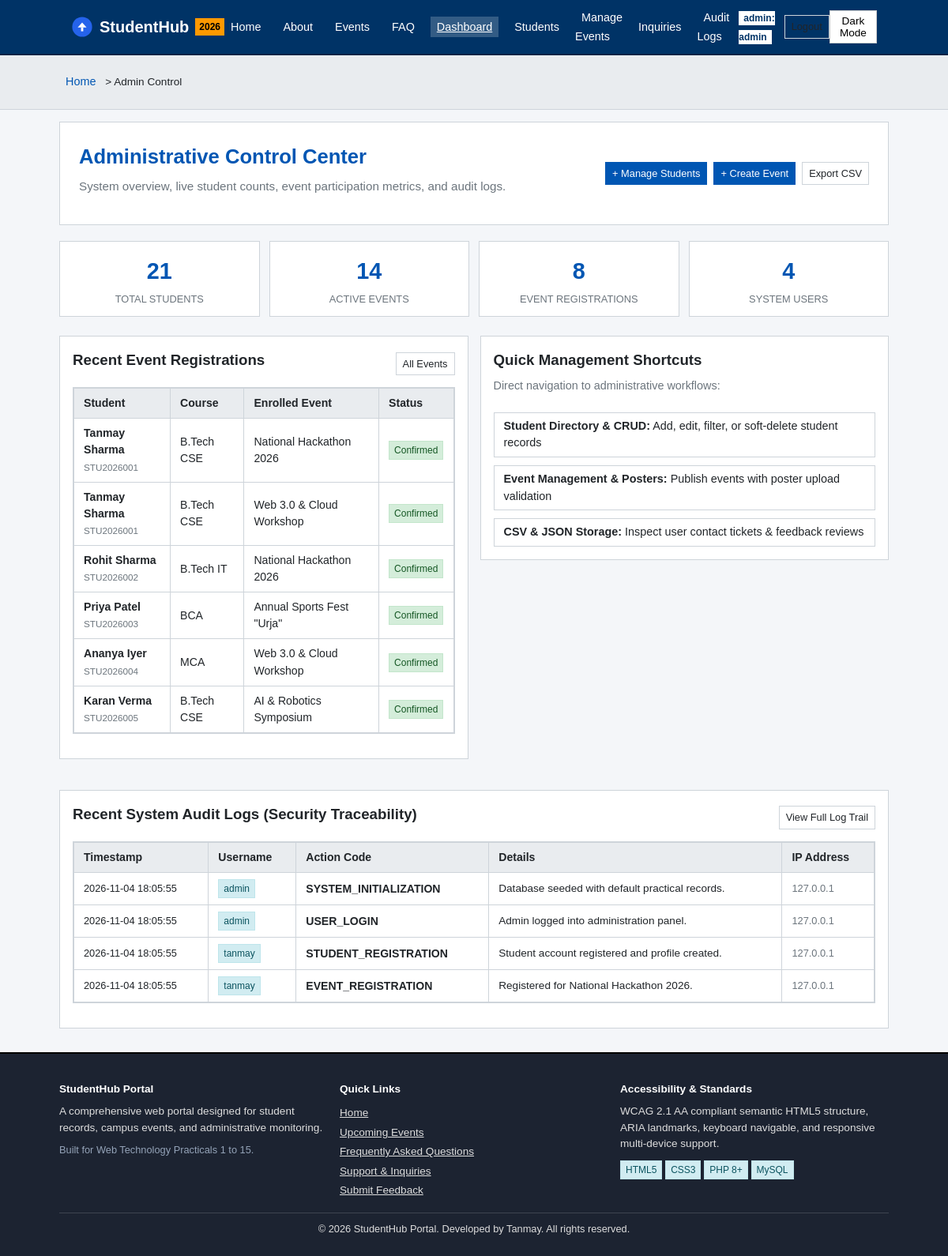
Page /admin_dashboard.php (signed in) on the committed database.
### tables this page shows
CREATE TABLE `registrations` (
  `id` INT AUTO_INCREMENT PRIMARY KEY,
  `student_id` INT NOT NULL,
  `event_id` INT NOT NULL,
  `registered_at` TIMESTAMP DEFAULT CURRENT_TIMESTAMP,
  `status` ENUM('Confirmed', 'Pending', 'Cancelled') NOT NULL DEFAULT 'Confirmed',
  UNIQUE KEY `unique_student_event` (`student_id`, `event_id`),
  CONSTRAINT `fk_reg_student` FOREIGN KEY (`student_id`) REFERENCES `students` (`id`) ON DELETE CASCADE,
  CONSTRAINT `fk_reg_event` FOREIGN KEY (`event_id`) REFERENCES `events` (`id`) ON DELETE CASCADE
);

CREATE TABLE `students` (
  `id` INT AUTO_INCREMENT PRIMARY KEY,
  `user_id` INT DEFAULT NULL,
  `student_id_code` VARCHAR(20) NOT NULL UNIQUE,
  `full_name` VARCHAR(100) NOT NULL,
  `email` VARCHAR(100) NOT NULL UNIQUE,
  `phone` VARCHAR(15) NOT NULL,
  `course` VARCHAR(50) NOT NULL,
  `year` VARCHAR(10) NOT NULL,
  `gender` ENUM('Male', 'Female', 'Other') NOT NULL,
  `status` ENUM('Active', 'Inactive') NOT NULL DEFAULT 'Active',
  `created_at` TIMESTAMP DEFAULT CURRENT_TIMESTAMP,
  CONSTRAINT `fk_students_user` FOREIGN KEY (`user_id`) REFERENCES `users` (`id`) ON DELETE SET NULL ON UPDATE CASCADE
);

CREATE TABLE `events` (
  `id` INT AUTO_INCREMENT PRIMARY KEY,
  `title` VARCHAR(150) NOT NULL,
  `category` VARCHAR(50) NOT NULL,
  `description` TEXT NOT NULL,
  `event_date` DATE NOT NULL,
  `location` VARCHAR(100) NOT NULL,
  `poster_image` VARCHAR(255) DEFAULT 'assets/images/default-event.png',
  `status` ENUM('Open', 'Closed') NOT NULL DEFAULT 'Open',
  `created_at` TIMESTAMP DEFAULT CURRENT_TIMESTAMP
);

CREATE TABLE `audit_logs` (
  `id` INT AUTO_INCREMENT PRIMARY KEY,
  `user_id` INT DEFAULT NULL,
  `username` VARCHAR(50) NOT NULL DEFAULT 'Guest',
  `action` VARCHAR(100) NOT NULL,
  `details` TEXT DEFAULT NULL,
  `ip_address` VARCHAR(45) DEFAULT '127.0.0.1',
  `created_at` TIMESTAMP DEFAULT CURRENT_TIMESTAMP
);

### config/db.php (called while the page is built, shortened)
<?php
try {
    $conn = @mysqli_connect(DB_HOST, DB_USER, DB_PASS, DB_NAME, DB_PORT);
    if ($conn) {
        $db_connected = true;
    } else {
        $db_error_message = mysqli_connect_error();
    }
} catch (Throwable $e) {
    $conn = null;
    $db_connected = false;
    $db_error_message = $e->getMessage();
}

### admin_dashboard.php (the view, shortened to what this page needs)
<?php
require_once __DIR__ . '/config/db.php';
require_once __DIR__ . '/config/logger.php';
$total_students = 0;
$total_users = 0;
$total_events = 0;
$total_registrations = 0;
$recent_registrations = [];
$recent_audit_logs = [];
if ($db_connected && $conn) {
    $r1 = mysqli_query($conn, "SELECT COUNT(*) AS cnt FROM students");
    if ($r1) $total_students = mysqli_fetch_assoc($r1)['cnt'];
    $r2 = mysqli_query($conn, "SELECT COUNT(*) AS cnt FROM users");
    if ($r2) $total_users = mysqli_fetch_assoc($r2)['cnt'];
    $r3 = mysqli_query($conn, "SELECT COUNT(*) AS cnt FROM events WHERE status = 'Open'");
    if ($r3) $total_events = mysqli_fetch_assoc($r3)['cnt'];
    $r4 = mysqli_query($conn, "SELECT COUNT(*) AS cnt FROM registrations");
    if ($r4) $total_registrations = mysqli_fetch_assoc($r4)['cnt'];
    $reg_query = "SELECT r.id, s.full_name, s.course, s.student_id_code, e.title AS event_title, r.registered_at, r.status
                  FROM registrations r
                  JOIN students s ON r.student_id = s.id
                  JOIN events e ON r.event_id = e.id
                  ORDER BY r.registered_at DESC
                  LIMIT 6";
    $reg_res = mysqli_query($conn, $reg_query);
    if ($reg_res) {
        while ($row = mysqli_fetch_assoc($reg_res)) {
            $recent_registrations[] = $row;
        }
    }
    $log_query = "SELECT * FROM audit_logs ORDER BY created_at DESC LIMIT 8";
    $log_res = mysqli_query($conn, $log_query);
    if ($log_res) {
        while ($row = mysqli_fetch_assoc($log_res)) {
            $recent_audit_logs[] = $row;
        }
    }
}
require_once __DIR__ . '/includes/header.php';
?>
<div class="hero" style="text-align: left; padding: 24px;">
  <div style="display: flex; justify-content: space-between; align-items: center; flex-wrap: wrap; gap: 12px;">
    <div>
      <h1>Administrative Control Center</h1>
      <p>System overview, live student counts, event participation metrics, and audit logs.</p>
    </div>
    <div style="display: flex; gap: 8px;">
      <a href="admin_students.php" class="btn btn-primary btn-sm">+ Manage Students</a>
      <a href="admin_events.php" class="btn btn-primary btn-sm">+ Create Event</a>
      <a href="export_students.php" class="btn btn-outline btn-sm">Export CSV</a>
    </div>
  </div>
</div>
<div class="grid-4" style="margin-bottom: 24px;">
  <div class="stat-card">
    <div class="stat-number"><?php echo $total_students; ?></div>
    <div class="stat-label">Total Students</div>
  </div>
  <div class="stat-card">
    <div class="stat-number"><?php echo $total_events; ?></div>
    <div class="stat-label">Active Events</div>
  </div>
  <div class="stat-card">
    <div class="stat-number"><?php echo $total_registrations; ?></div>
    <div class="stat-label">Event Registrations</div>
  </div>
  <div class="stat-card">
    <div class="stat-number"><?php echo $total_users; ?></div>
    <div class="stat-label">System Users</div>
  </div>
</div>
<div class="grid-2" style="align-items: start; margin-bottom: 24px;">
  <div class="card">
    <div style="display:flex; justify-content:space-between; align-items:center; margin-bottom: 12px;">
      <h3>Recent Event Registrations</h3>
      <a href="events.php" class="btn btn-outline btn-sm">All Events</a>
    </div>
    <?php if (empty($recent_registrations)): ?>
      <div class="alert alert-info">No registrations recorded yet.</div>
    <?php else: ?>
      <div class="table-responsive">
        <table>
          <thead>
            <tr>
              <th>Student</th>
              <th>Course</th>
              <th>Enrolled Event</th>
              <th>Status</th>
            </tr>
          </thead>
          <tbody>
            <?php foreach ($recent_registrations as $r): ?>
              <tr>
                <td>
                  <strong><?php echo htmlspecialchars($r['full_name']); ?></strong><br>
                  <small style="color:var(--secondary-color);"><?php echo htmlspecialchars($r['student_id_code']); ?></small>
                </td>
                <td><?php echo htmlspecialchars($r['course']); ?></td>
                <td><?php echo htmlspecialchars($r['event_title']); ?></td>
                <td><span class="badge badge-success"><?php echo htmlspecialchars($r['status']); ?></span></td>
              </tr>
            <?php endforeach; ?>
          </tbody>
        </table>
      </div>
    <?php endif; ?>
  </div>
  <div class="card">
    <h3>Quick Management Shortcuts</h3>
    <p>Direct navigation to administrative workflows:</p>
    <div style="display: flex; flex-direction: column; gap: 10px; margin-top: 12px;">
      <a href="admin_students.php" class="btn btn-outline" style="text-align: left;">
        <strong>Student Directory &amp; CRUD:</strong> Add, edit, filter, or soft-delete student records
      </a>
      <a href="admin_events.php" class="btn btn-outline" style="text-align: left;">
        <strong>Event Management &amp; Posters:</strong> Publish events with poster upload validation
      </a>
      <a href="admin_submissions.php" class="btn btn-outline" style="text-align: left;">
        <strong>CSV &amp; JSON Storage:</strong> Inspect user contact tickets &amp; feedback reviews
      </a>
    </div>
  </div>
</div>
<div class="card">
  <div style="display:flex; justify-content:space-between; align-items:center; margin-bottom: 12px;">
    <h3>Recent System Audit Logs (Security Traceability)</h3>
    <a href="admin_audit_logs.php" class="btn btn-outline btn-sm">View Full Log Trail</a>
  </div>
  <?php if (empty($recent_audit_logs)): ?>
    <div class="alert alert-info">No audit logs available.</div>
  <?php else: ?>
    <div class="table-responsive">
      <table>
        <thead>
          <tr>
            <th>Timestamp</th>
            <th>Username</th>
            <th>Action Code</th>
            <th>Details</th>
            <th>IP Address</th>
          </tr>
        </thead>
        <tbody>
          <?php foreach ($recent_audit_logs as $log): ?>
            <tr>
              <td style="white-space: nowrap; font-size: 0.8rem;"><?php echo htmlspecialchars($log['created_at']); ?></td>
              <td><span class="badge badge-info"><?php echo htmlspecialchars($log['username']); ?></span></td>
              <td><strong><?php echo htmlspecialchars($log['action']); ?></strong></td>
              <td style="font-size: 0.85rem;"><?php echo htmlspecialchars($log['details']); ?></td>
              <td style="font-size: 0.8rem; color: var(--secondary-color);"><?php echo htmlspecialchars($log['ip_address']); ?></td>
            </tr>
          <?php endforeach; ?>
        </tbody>
      </table>
    </div>
  <?php endif; ?>
</div>
<?php require_once __DIR__ . '/includes/footer.php'; ?>

### assets/css/style.css (style rules this page uses)
:root { --bg-color: #f4f6f9; --text-color: #212529; --card-bg: #ffffff; --border-color: #ced4da; --primary-color: #0056b3; --primary-hover: #004085; --secondary-color: #6c757d; --success-color: #28a745; --danger-color: #dc3545; --warning-color: #ffc107; --header-bg: #003366; --header-text: #ffffff; --footer-bg: #1c2331; --footer-text: #dddddd; --font-family: Arial, Helvetica, sans-serif; }
* { box-sizing: border-box; margin: 0; padding: 0; }
body { font-family: var(--font-family); background-color: var(--bg-color); color: var(--text-color); line-height: 1.5; display: flex; flex-direction: column; min-height: 100vh; }
.hero { background: var(--card-bg); border: 1px solid var(--border-color); padding: 20px; margin-bottom: 20px; text-align: center; }
.hero h1 { font-size: 1.6rem; margin-bottom: 8px; color: var(--primary-color); }
.hero p { color: var(--secondary-color); max-width: 700px; margin: 0 auto 12px; font-size: 0.95rem; }
.btn { display: inline-block; padding: 6px 12px; text-decoration: none; font-size: 0.9rem; font-family: inherit; border: 1px solid transparent; cursor: pointer; text-align: center; }
.btn-primary { background-color: var(--primary-color); color: #ffffff; border-color: var(--primary-color); }
.btn-outline { border-color: var(--border-color); background: transparent; color: var(--text-color); }
.btn-sm { padding: 4px 8px; font-size: 0.8rem; }
.grid-2 { display: grid; grid-template-columns: repeat(2, 1fr); gap: 15px; }
.grid-4 { display: grid; grid-template-columns: repeat(4, 1fr); gap: 12px; }
.card { background: var(--card-bg); border: 1px solid var(--border-color); padding: 16px; margin-bottom: 15px; display: flex; flex-direction: column; }
.card h2, .card h3, .card h4 { margin-bottom: 8px; }
.card p { color: var(--secondary-color); font-size: 0.9rem; margin-bottom: 10px; }
.stat-card { background: var(--card-bg); border: 1px solid var(--border-color); padding: 12px; text-align: center; }
.stat-card .stat-number { font-size: 1.8rem; font-weight: bold; color: var(--primary-color); margin: 4px 0; }
.stat-card .stat-label { color: var(--secondary-color); font-size: 0.8rem; text-transform: uppercase; }
.table-responsive { overflow-x: auto; border: 1px solid var(--border-color); background: var(--card-bg); margin-bottom: 15px; }
table { width: 100%; border-collapse: collapse; text-align: left; font-size: 0.88rem; }
th, td { padding: 8px 12px; border: 1px solid var(--border-color); }
th { background-color: #e9ecef; font-weight: bold; }
.badge { display: inline-block; padding: 2px 6px; font-size: 0.75rem; border: 1px solid var(--border-color); background: #f0f0f0; color: #333333; }
.badge-success { background: #d4edda; color: #155724; border-color: #c3e6cb; }
.badge-info { background: #d1ecf1; color: #0c5460; border-color: #bee5eb; }

### rows in the picture
registrations: student.full_name "Tanmay Sharma", student.student_id_code "STU2026001", student.course "B.Tech CSE", event.title "National Hackathon 2026", status "Confirmed"
registrations: student.full_name "Tanmay Sharma", student.student_id_code "STU2026001", student.course "B.Tech CSE", event.title "Web 3.0 & Cloud Workshop", status "Confirmed"
registrations: student.full_name "Rohit Sharma", student.student_id_code "STU2026002", student.course "B.Tech IT", event.title "National Hackathon 2026", status "Confirmed"
registrations: student.full_name "Priya Patel", student.student_id_code "STU2026003", student.course "BCA", event.title "Annual Sports Fest \"Urja\"", status "Confirmed"
registrations: student.full_name "Ananya Iyer", student.student_id_code "STU2026004", student.course "MCA", event.title "Web 3.0 & Cloud Workshop", status "Confirmed"
registrations: student.full_name "Karan Verma", student.student_id_code "STU2026005", student.course "B.Tech CSE", event.title "AI & Robotics Symposium", status "Confirmed"
audit_logs: created_at "2026-11-04 18:05:55", username "admin", action "SYSTEM_INITIALIZATION", details "Database seeded with default practical records.", ip_address "127.0.0.1"
audit_logs: created_at "2026-11-04 18:05:55", username "admin", action "USER_LOGIN", details "Admin logged into administration panel.", ip_address "127.0.0.1"
audit_logs: created_at "2026-11-04 18:05:55", username "tanmay", action "STUDENT_REGISTRATION", details "Student account registered and profile created.", ip_address "127.0.0.1"
audit_logs: created_at "2026-11-04 18:05:55", username "tanmay", action "EVENT_REGISTRATION", details "Registered for National Hackathon 2026.", ip_address "127.0.0.1"

### other values in the picture
$user['role'] "admin"
$user['username'] "admin"
$title "Home"
$title "Admin Control"
$total_students "21"
$total_events "14"
$total_registrations "8"
$total_users "4"
